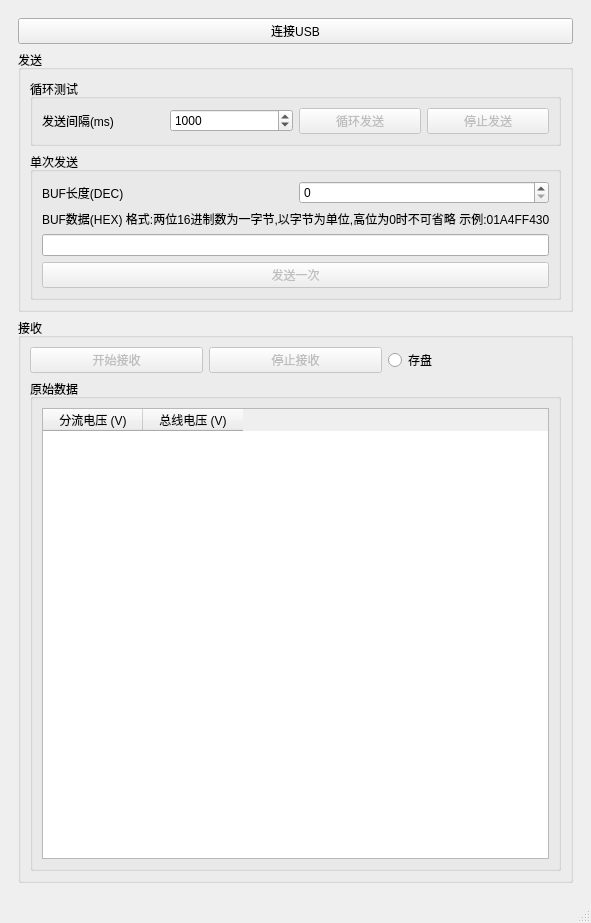
<?xml version="1.0" encoding="UTF-8"?>
<ui version="4.0">
 <class>MainWindow</class>
 <widget class="QMainWindow" name="MainWindow">
  <property name="geometry">
   <rect>
    <x>0</x>
    <y>0</y>
    <width>591</width>
    <height>923</height>
   </rect>
  </property>
  <property name="minimumSize">
   <size>
    <width>591</width>
    <height>923</height>
   </size>
  </property>
  <property name="windowTitle">
   <string>CyHelper 2.0 Stable | 3字节x12通道版</string>
  </property>
  <widget class="QWidget" name="centralwidget">
   <layout class="QHBoxLayout" name="horizontalLayout_3">
    <item>
     <widget class="QWidget" name="widget" native="true">
      <layout class="QVBoxLayout" name="verticalLayout_2">
       <item>
        <widget class="QPushButton" name="USBOpenButton">
         <property name="text">
          <string>连接USB</string>
         </property>
        </widget>
       </item>
       <item>
        <widget class="QGroupBox" name="groupBox">
         <property name="title">
          <string>发送</string>
         </property>
         <layout class="QVBoxLayout" name="verticalLayout">
          <item>
           <widget class="QGroupBox" name="groupBox_3">
            <property name="title">
             <string>循环测试</string>
            </property>
            <layout class="QHBoxLayout" name="horizontalLayout_2">
             <item>
              <widget class="QLabel" name="label">
               <property name="text">
                <string>发送间隔(ms)</string>
               </property>
              </widget>
             </item>
             <item>
              <widget class="QSpinBox" name="sendDuration">
               <property name="minimum">
                <number>1</number>
               </property>
               <property name="maximum">
                <number>2000</number>
               </property>
               <property name="singleStep">
                <number>1</number>
               </property>
               <property name="value">
                <number>1000</number>
               </property>
              </widget>
             </item>
             <item>
              <widget class="QPushButton" name="loopSendButton">
               <property name="enabled">
                <bool>false</bool>
               </property>
               <property name="text">
                <string>循环发送</string>
               </property>
              </widget>
             </item>
             <item>
              <widget class="QPushButton" name="loopStopButton">
               <property name="enabled">
                <bool>false</bool>
               </property>
               <property name="text">
                <string>停止发送</string>
               </property>
              </widget>
             </item>
            </layout>
           </widget>
          </item>
          <item>
           <widget class="QGroupBox" name="groupBox_4">
            <property name="enabled">
             <bool>true</bool>
            </property>
            <property name="title">
             <string>单次发送</string>
            </property>
            <layout class="QGridLayout" name="gridLayout">
             <item row="2" column="0" colspan="2">
              <widget class="QLineEdit" name="sendBuffer"/>
             </item>
             <item row="3" column="0" colspan="2">
              <widget class="QPushButton" name="sendOnceButton">
               <property name="enabled">
                <bool>false</bool>
               </property>
               <property name="text">
                <string>发送一次</string>
               </property>
              </widget>
             </item>
             <item row="0" column="0">
              <widget class="QLabel" name="label_5">
               <property name="text">
                <string>BUF长度(DEC)</string>
               </property>
              </widget>
             </item>
             <item row="1" column="0" colspan="2">
              <widget class="QLabel" name="label_2">
               <property name="text">
                <string>BUF数据(HEX) 格式:两位16进制数为一字节,以字节为单位,高位为0时不可省略 示例:01A4FF4308</string>
               </property>
              </widget>
             </item>
             <item row="0" column="1">
              <widget class="QSpinBox" name="sendBufferLength">
               <property name="maximum">
                <number>512</number>
               </property>
               <property name="displayIntegerBase">
                <number>10</number>
               </property>
              </widget>
             </item>
            </layout>
           </widget>
          </item>
         </layout>
        </widget>
       </item>
       <item>
        <widget class="QGroupBox" name="groupBox_2">
         <property name="title">
          <string>接收</string>
         </property>
         <layout class="QGridLayout" name="gridLayout_2">
          <item row="0" column="1">
           <widget class="QPushButton" name="stopReceiveButton">
            <property name="enabled">
             <bool>false</bool>
            </property>
            <property name="text">
             <string>停止接收</string>
            </property>
           </widget>
          </item>
          <item row="0" column="0">
           <widget class="QPushButton" name="startReceiveButton">
            <property name="enabled">
             <bool>false</bool>
            </property>
            <property name="text">
             <string>开始接收</string>
            </property>
           </widget>
          </item>
          <item row="0" column="2">
           <widget class="QRadioButton" name="saveToDisk">
            <property name="text">
             <string>存盘</string>
            </property>
           </widget>
          </item>
          <item row="1" column="0" colspan="3">
           <widget class="QGroupBox" name="groupBox_5">
            <property name="title">
             <string>原始数据</string>
            </property>
            <layout class="QVBoxLayout" name="verticalLayout_4">
             <item>
              <widget class="QTableWidget" name="originalDataTable">
               <property name="editTriggers">
                <set>QAbstractItemView::NoEditTriggers</set>
               </property>
               <attribute name="horizontalHeaderCascadingSectionResizes">
                <bool>false</bool>
               </attribute>
               <attribute name="horizontalHeaderShowSortIndicator" stdset="0">
                <bool>false</bool>
               </attribute>
               <attribute name="horizontalHeaderStretchLastSection">
                <bool>false</bool>
               </attribute>
               <attribute name="verticalHeaderStretchLastSection">
                <bool>false</bool>
               </attribute>
               <column>
                <property name="text">
                 <string>分流电压 (V)</string>
                </property>
               </column>
               <column>
                <property name="text">
                 <string>总线电压 (V)</string>
                </property>
               </column>
              </widget>
             </item>
            </layout>
           </widget>
          </item>
         </layout>
        </widget>
       </item>
      </layout>
     </widget>
    </item>
   </layout>
  </widget>
  <widget class="QMenuBar" name="menubar">
   <property name="geometry">
    <rect>
     <x>0</x>
     <y>0</y>
     <width>591</width>
     <height>22</height>
    </rect>
   </property>
  </widget>
  <widget class="QStatusBar" name="statusbar"/>
 </widget>
 <resources/>
 <connections/>
</ui>
